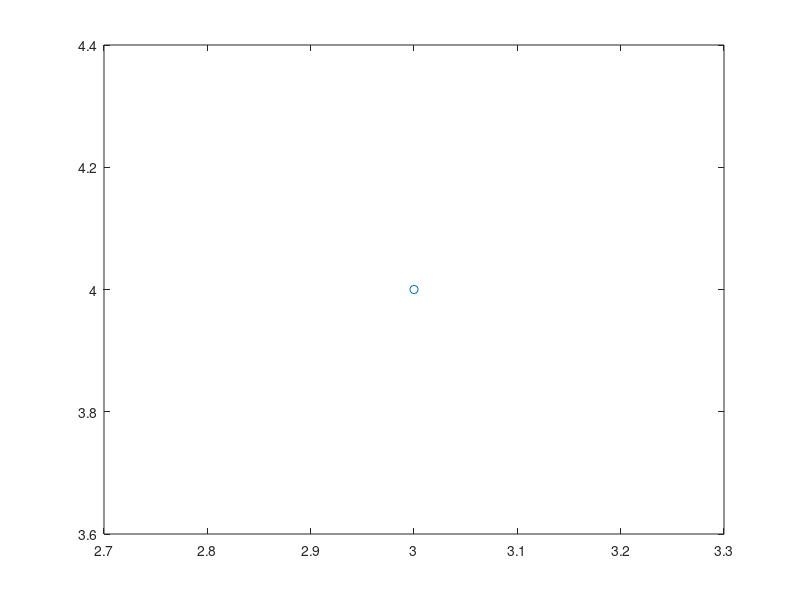

MATLAB code for this plot:
%% Kā ģenerēt uzdevumu studentam
% Matlabs ļaus ģenerēt atskaites no jūsu programmām
% te būs piemērs
for i = 1:3
switch randi(3)
    case 1
        disp('Kā izveidot matricu')
        A = [randi(10),randi(10);randi(10) randi(10)]
    case 2
        fprintf('Kā izveidot vektoru ')
        fprintf('no %d līdz %d ar soli %d', randi(3),...
            randi(3)+10,randi(3))
    case 3
        w = {'sin', 'cos', 'tan'};
        fprintf('izrēķināt %s(pi/3)', w{randi(3)})
end
%%
end
plot(1,2,'*')
%%
plot(3,4,'o')
%% Kā ielikt bildi
%
% <<../atteels.jpg>>
%
%% Te var likt bullets (ar zvaignzītēm)
% * bullet 1
% * bullet 2
%% jeb arī
% # pirmais
% # otrais
%%
% šis būs no nākamās rindas
% vairāk informācijas *doc publish*